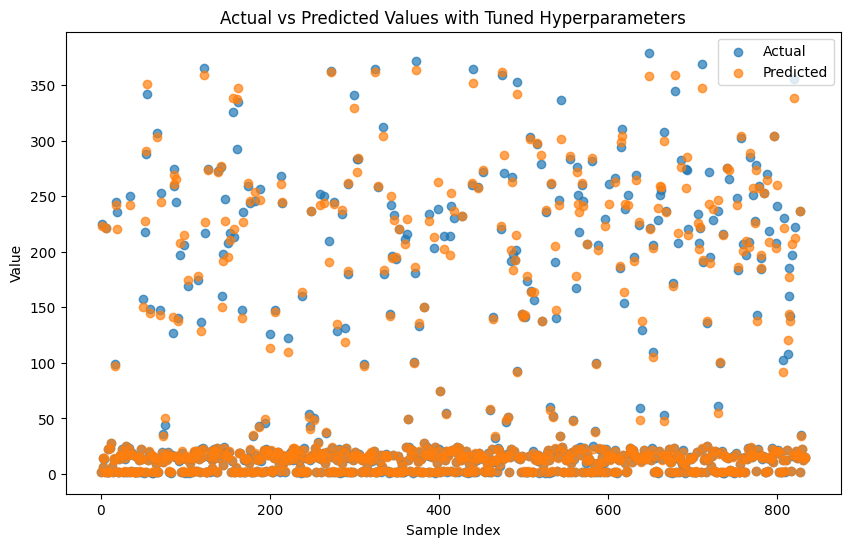

Recreate this plot in Python.
# Import necessary libraries
import pandas as pd  # For data manipulation and analysis
from datasets import load_dataset  # To load datasets from Hugging Face
from sklearn.model_selection import train_test_split, GridSearchCV  # For splitting data and hyperparameter tuning
from sklearn.ensemble import GradientBoostingRegressor  # The regression model to use
from sklearn.metrics import mean_squared_error  # For evaluating the model's performance
import matplotlib.pyplot as plt  # For plotting the results

# Load the dataset
tesla = load_dataset('codesignal/tsla-historic-prices')  # Load the Tesla historical prices dataset from CodeSignal
tesla_df = pd.DataFrame(tesla['train'])  # Convert the loaded dataset into a pandas DataFrame for easier manipulation

# Feature Engineering
# Calculate Simple Moving Averages (SMA)
tesla_df['SMA_5'] = tesla_df['Adj Close'].rolling(window=5).mean()  # Calculate the 5-day SMA of the adjusted close price
tesla_df['SMA_10'] = tesla_df['Adj Close'].rolling(window=10).mean()  # Calculate the 10-day SMA of the adjusted close price

# Calculate Exponential Moving Averages (EMA)
tesla_df['EMA_5'] = tesla_df['Adj Close'].ewm(span=5, adjust=False).mean()  # Calculate the 5-day EMA of the adjusted close price
tesla_df['EMA_10'] = tesla_df['Adj Close'].ewm(span=10, adjust=False).mean()  # Calculate the 10-day EMA of the adjusted close price

# Drop NaN values created by the moving averages
tesla_df.dropna(inplace=True)  # Remove any rows with NaN values to ensure clean data for modeling

# Select features and target variable
# Define the features (input variables) for the model
features = tesla_df[['Open', 'High', 'Low', 'Close', 'Volume', 'SMA_5', 'SMA_10', 'EMA_5', 'EMA_10']].values  
# Define the target variable (what we want to predict) - the next day's adjusted close price
target = tesla_df['Adj Close'].shift(-1).dropna().values  # Shift the adjusted close price up by one to predict the next day's price

# Ensure alignment between features and target
# Remove the last feature row that doesn't have a corresponding target
features = features[:-1]  # Exclude the last row of features to match the length of the target variable

# Splitting the dataset into training and testing sets
# Use train_test_split to create training and testing datasets
X_train, X_test, y_train, y_test = train_test_split(features, target, test_size=0.25, random_state=42)  
# 25% of the data is set aside for testing, while 75% will be used for training

# Setting up the hyperparameter grid for tuning
# Define a dictionary with the hyperparameters to be tested during the Grid Search
param_grid = {
    'learning_rate': [0.05, 0.1],  # Test different learning rates
    'n_estimators': [150, 200],     # Test different numbers of boosting stages
    'max_depth': [3, 4]             # Test different maximum depths of the individual trees
}

# Instantiate the model using GridSearchCV for hyperparameter tuning
# The model is set to use a Gradient Boosting Regressor and perform cross-validation with 4 folds
model = GridSearchCV(GradientBoostingRegressor(random_state=42), param_grid, cv=4)

# Fit the model to the training data
model.fit(X_train, y_train)  # Train the model on the training dataset

# Print the best parameters found from Grid Search
print("Best parameters found:", model.best_params_)  # Output the best hyperparameters identified during tuning

# Predict with the model on the test set
predictions = model.predict(X_test)  # Generate predictions for the test dataset

# Calculate and print Mean Squared Error (MSE) to evaluate the model's performance
mse = mean_squared_error(y_test, predictions)  # Calculate the Mean Squared Error between actual and predicted values
print("Mean Squared Error with best params:", mse)  # Output the MSE

# Plotting predictions vs actual values
plt.figure(figsize=(10, 6))  # Set the figure size for the plot
plt.scatter(range(len(y_test)), y_test, label='Actual', alpha=0.7)  # Plot actual values of the test set
plt.scatter(range(len(y_test)), predictions, label='Predicted', alpha=0.7)  # Plot predicted values from the model
plt.title('Actual vs Predicted Values with Tuned Hyperparameters')  # Title of the plot
plt.xlabel('Sample Index')  # X-axis label indicating sample indices
plt.ylabel('Value')  # Y-axis label indicating the values of the stock price
plt.legend()  # Show legend to differentiate between actual and predicted values
plt.show()  # Display the plot
